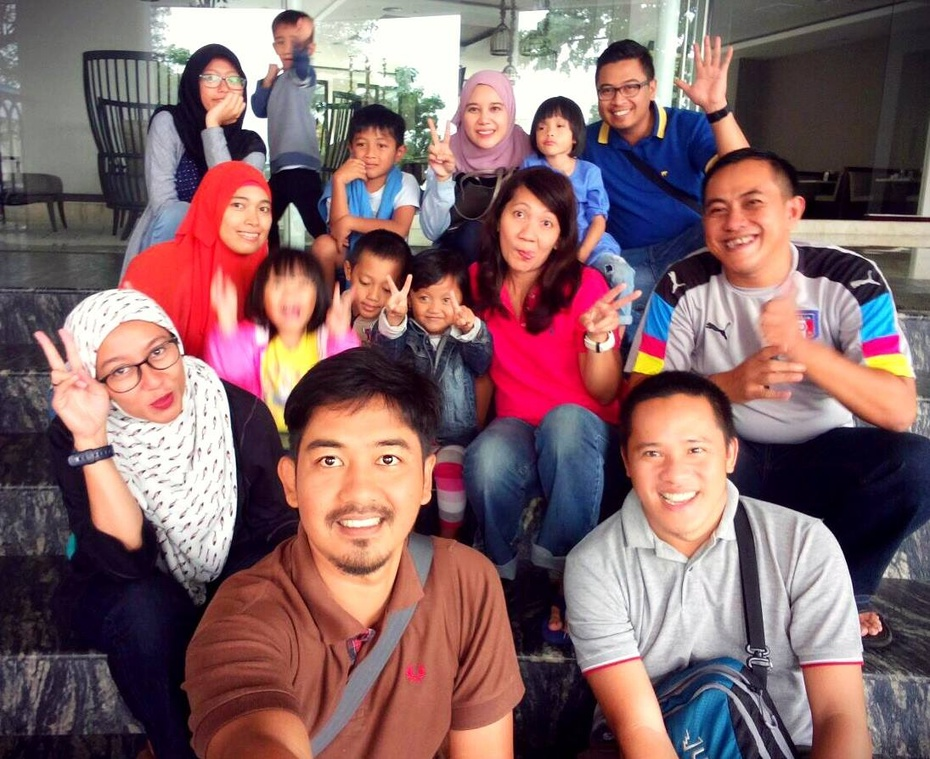
#> input picture muka3.jpg, 930 x 759 px, shrunk from 1095 x 893 before the run
$ python main.py
#> lines starting #> are read from the running program, lines starting #| are printed output that depends on the picture; after the words box and inside, x2 and y2 are one past the last pixel; in counts of white or black regions, pixels touching at a corner belong together
import cv2
import numpy as np
import matplotlib.pyplot as plt

# membaca file cascade
face_cascade = cv2.CascadeClassifier('cascadeClassifier/haarcascade_frontalface_default.xml')

# membaca citra
img = cv2.imread('muka3.jpg')
#> img is the input picture: shape (759, 930, 3); mean B, G, R 104, 101.8, 131.9

gray = cv2.cvtColor(img,cv2.COLOR_BGR2GRAY)
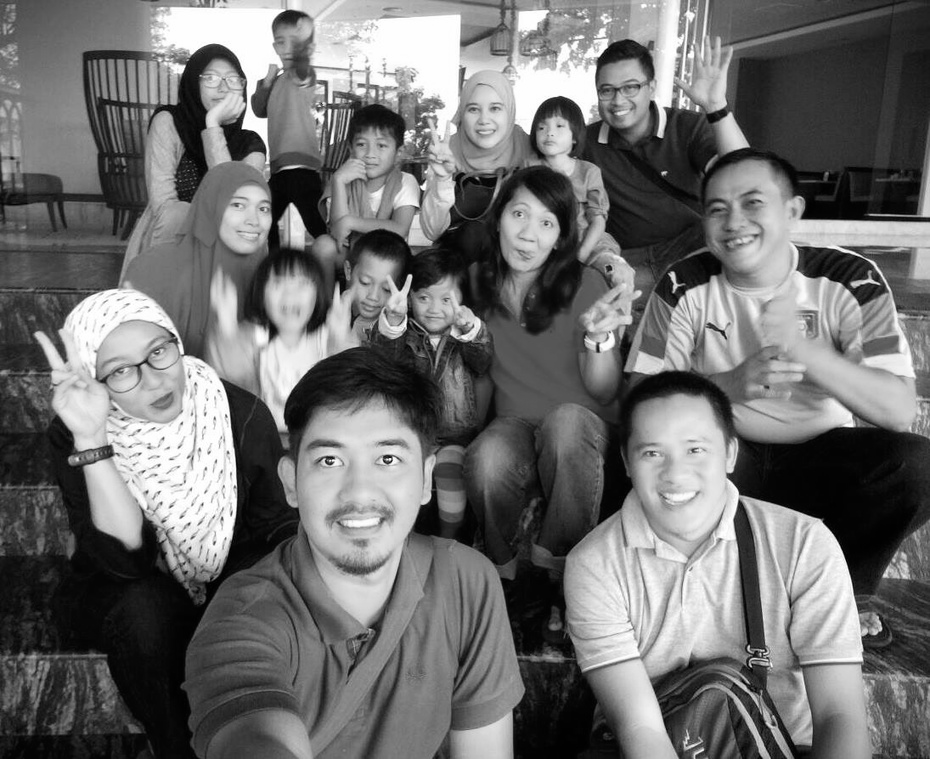
#> gray: shape (759, 930); min 0, max 255, mean 111.1

faces = face_cascade.detectMultiScale(gray,1.3,5)
#> faces = [[529, 109, 49, 49], [348, 126, 50, 50], [410, 278, 53, 53], [592, 66, 59, 59], [457, 86, 60, 60], [219, 185, 61, 61], [495, 192, 72, 72], [260, 263, 63, 63], [688, 170, 96, 96], [619, 409, 114, 114], [278, 394, 162, 162]]

for (x,y,w,h) in faces:
    cv2.rectangle(img,(x,y),(x+w,y+h),(255,0,0),2)
    roi_gray = gray[y:y+h, x:x+w]
    roi_color = img[y:y+h, x:x+w]
#> this loop made 11 passes
#> pass 1, `roi_gray = gray[y:y+h, x:x+w]`:
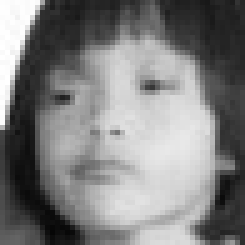
#> roi_gray: shape (49, 49) (shown 5 times larger); min 6, max 255, mean 126.6
#> pass 1, `roi_color = img[y:y+h, x:x+w]`:
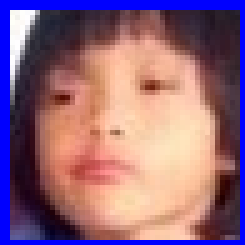
#> roi_color: shape (49, 49, 3) (shown 5 times larger); mean B, G, R 123.3, 102.7, 144.2
#> pass 2, `roi_gray = gray[y:y+h, x:x+w]`:
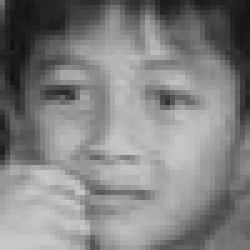
#> roi_gray: shape (50, 50) (shown 5 times larger); min 16, max 201, mean 129.7
#> pass 2, `roi_color = img[y:y+h, x:x+w]`:
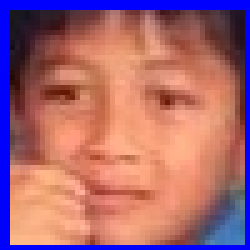
#> roi_color: shape (50, 50, 3) (shown 5 times larger); mean B, G, R 114.9, 103.5, 165.8
#> after the loop:
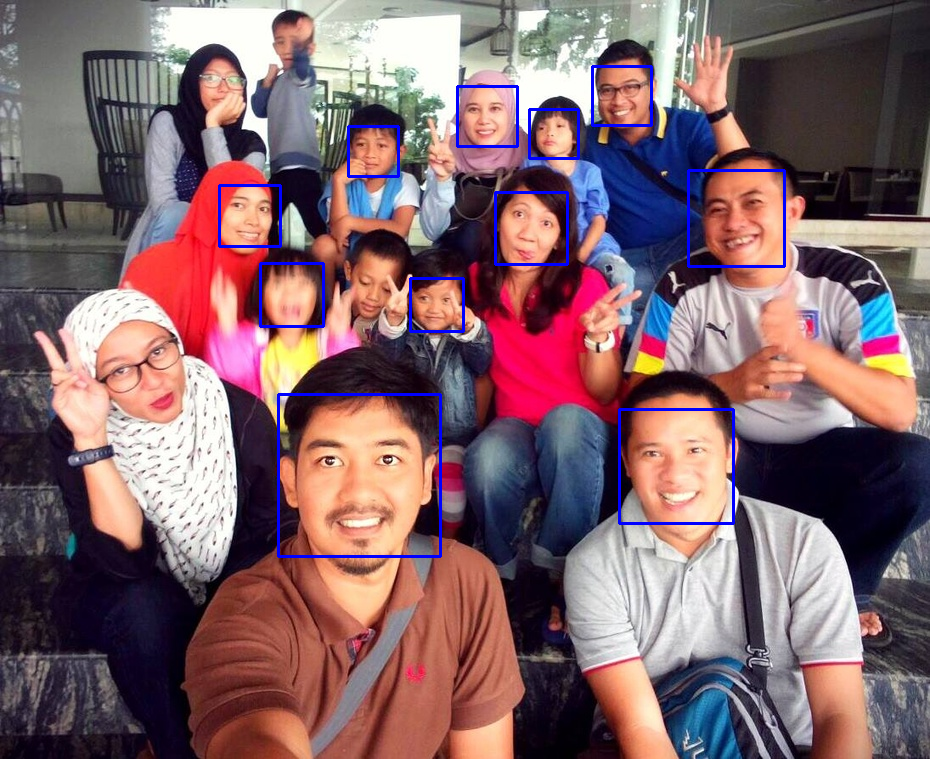
#> img: shape (759, 930, 3); 1.42% of pixels changed, all inside (x1, y1, x2, y2) = (218, 65, 786, 558)

cv2.imshow('img',img)
cv2.waitKey(0)
cv2.destroyAllWindows()

$ run again, with muka2.jpg copied over muka3.jpg
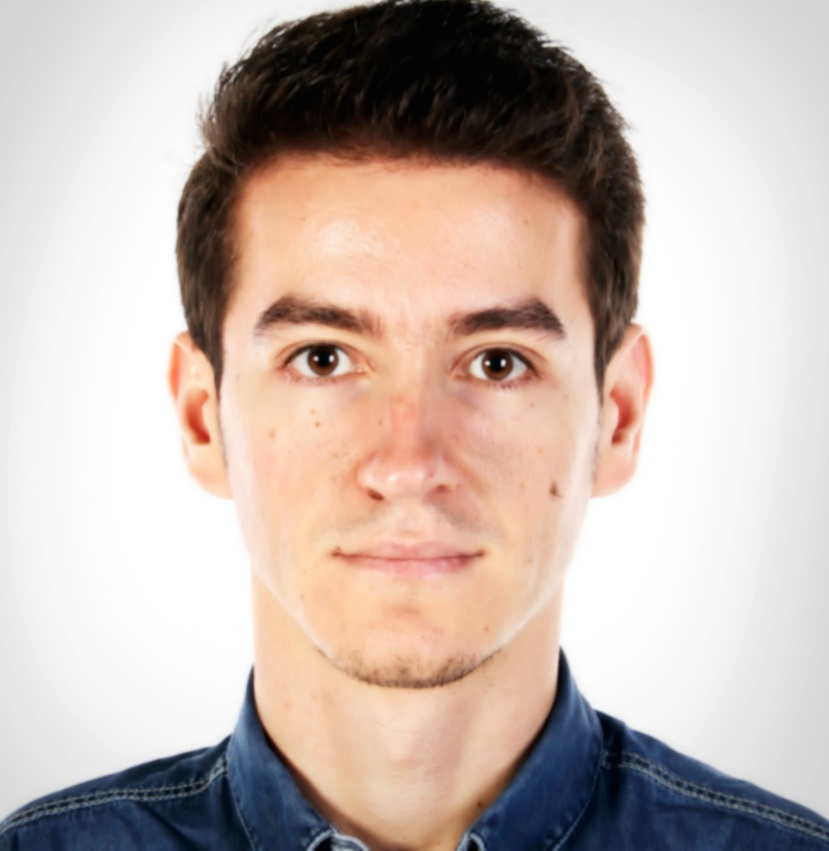
#> input picture muka2.jpg, 829 x 851 px, shrunk from 1024 x 1051 before the run
#> img is the input picture: shape (851, 829, 3); mean B, G, R 175.9, 183.1, 198.1
#> `gray = cv2.cvtColor(img,cv2.COLOR_BGR2GRAY)`:
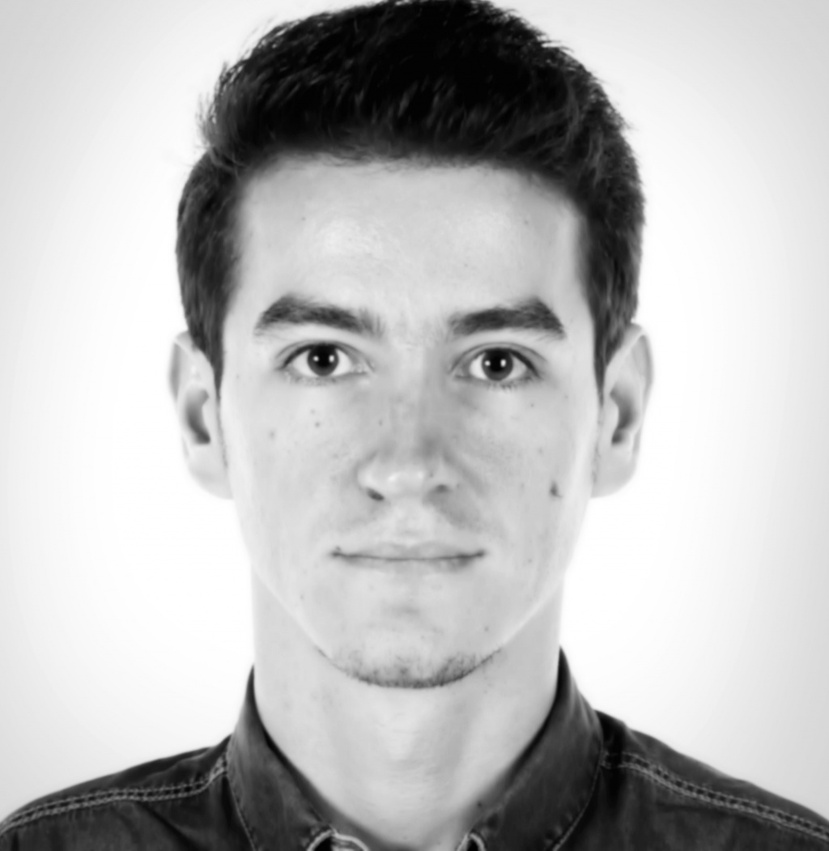
#> gray: shape (851, 829); min 0, max 255, mean 186.8
#> faces = [[140, 145, 542, 542]]
#> the loop `for (x,y,w,h) in faces:` made 1 pass
#> after the loop `for (x,y,w,h) in faces:`:
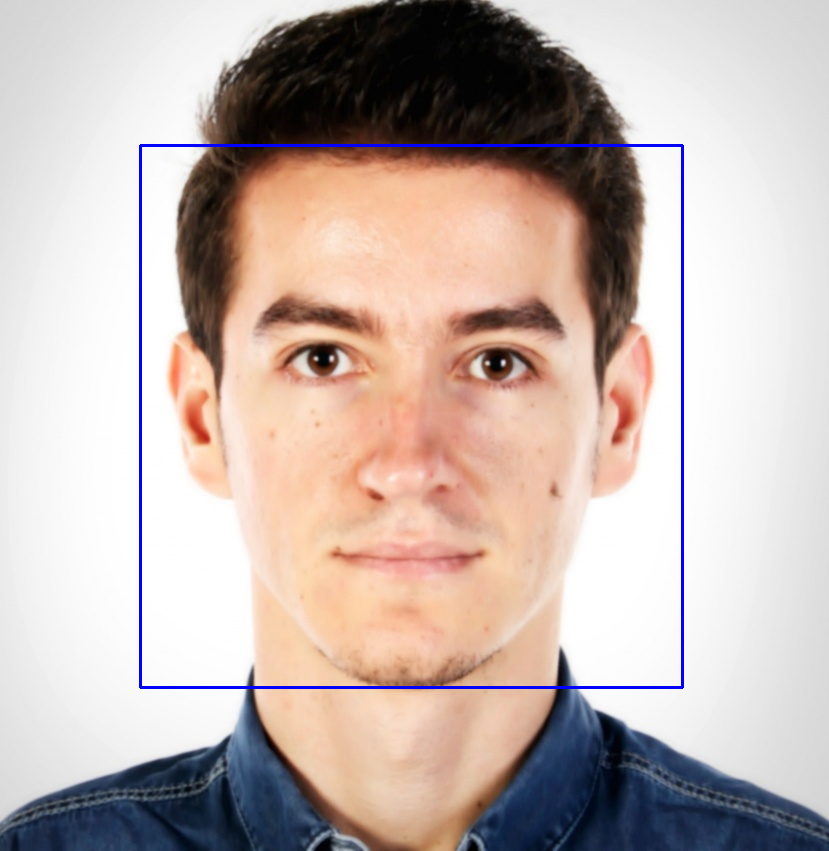
#> img: shape (851, 829, 3); 0.92% of pixels changed, all inside (x1, y1, x2, y2) = (139, 144, 684, 689)
